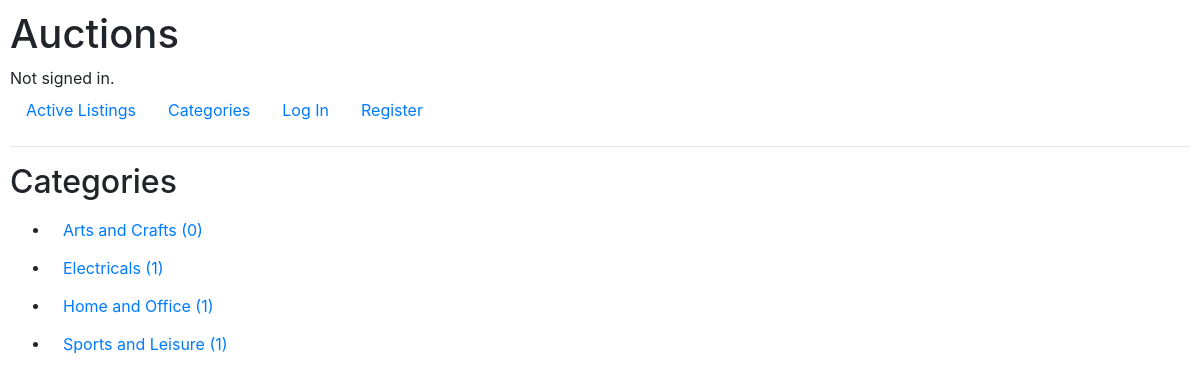
The page /categories on the database its author committed.
### auctions/models.py (models this page shows, shortened)
class Category(models.Model):
    category = models.CharField(max_length=40)

### auctions/views.py (the view)
# urls.py: path("categories", views.categories, name="categories"),
def categories(request):
    categories = Category.objects.all().order_by("category")
    counts = {}
    for category in categories:
        count = Listing.objects.filter(category_id=category.id, active=True).count()
        counts.update({ category.id : count })
    return render(request, "auctions/categories.html", {
        "categories": categories,
        "counts": counts
    })

### auctions/templates/auctions/categories.html (shortened to what this page needs)
{% extends "auctions/layout.html" %}
{% block body %}
    <h2>Categories</h2>
    <ul>
        <form action="{% url 'auctions:index' %}" method="post">
            {% for category in categories %}
                <li>
                    <button class="btn btn-link" type="submit" value="{{ category.id }}" name="category">
                        {{ category.category }}
                        {% for key, value in counts.items %}
                            {% if key == category.id %}
                                ({{ value }})
                            {% endif %}
                        {% endfor %}
                    </button>
                </li>
            {% endfor %}
        </form>
    </ul>
{% endblock %}

### auctions/templates/auctions/layout.html (shortened to what this page needs)
{% load static %}
<!DOCTYPE html>
<html lang="en">
    <head>
        <link rel="stylesheet" href="https://stackpath.bootstrapcdn.com/bootstrap/4.4.1/css/bootstrap.min.css">
        <link href="{% static 'auctions/styles.css' %}" rel="stylesheet">
    </head>
    <body>
        <h1>Auctions</h1>
        <div>
            {% if user.is_authenticated %}
                Signed in as <strong>{{ user.username }}</strong>.
            {% else %}
                Not signed in.
            {% endif %}
        </div>
        <ul class="nav">
            <li class="nav-item">
                <a class="nav-link" href="{% url 'auctions:index' %}">Active Listings</a>
            </li>
            <li class="nav-item">
                <a class="nav-link" href="{% url 'auctions:categories' %}">Categories</a>
            </li>
            {% if user.is_authenticated %}
                <li class="nav-item">
                    <a class="nav-link" href="{% url 'auctions:create' %}">Create Page</a>
                </li>
                <li class="nav-item">
                    <a class="nav-link" href="{% url 'auctions:watchlist'%}">Watchlist</a>
                </li>
                {% if user.is_staff %}
                    <li class="nav-item">
                        <a class="nav-link" href="/admin">Admin</a>
                    </li>
                {% else %}
                    <li class="nav-item">
                        <a class="nav-link" href="{% url 'auctions:user' %}">User</a>
                    </li>
                {% endif %}
                <li class="nav-item">
                    <a class="nav-link" href="{% url 'auctions:logout' %}">Log Out</a>
                </li>
            {% else %}
                <li class="nav-item">
                    <a class="nav-link" href="{% url 'auctions:login' %}">Log In</a>
                </li>
                <li class="nav-item">
                    <a class="nav-link" href="{% url 'auctions:register' %}">Register</a>
                </li>
            {% endif %}
        </ul>
        <hr>
        {% block body %}
        {% endblock %}
    </body>
</html>

### auctions/static/auctions/styles.css (style rules this page uses)
body { padding: 10px; }
form { margin: 10px 0px; }

### rows shown on the page
Category: {{ category.id }} 2 (drawn), category "Arts and Crafts", counts "0"
Category: category "Electricals", counts "1"
Category: {{ category.id }} 4 (drawn), category "Home and Office", counts "1"
Category: {{ category.id }} 3 (drawn), category "Sports and Leisure", counts "1"
